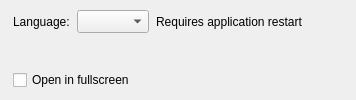
                <widget class="QWidget" name="generalGroup" native="true">
                 <property name="accessibleName">
                  <string notr="true">SGroup</string>
                 </property>
                 <layout class="QVBoxLayout" name="verticalLayout_12">
                  <property name="leftMargin">
                   <number>0</number>
                  </property>
                  <property name="topMargin">
                   <number>0</number>
                  </property>
                  <property name="rightMargin">
                   <number>0</number>
                  </property>
                  <property name="bottomMargin">
                   <number>0</number>
                  </property>
                  <item>
                   <layout class="QVBoxLayout" name="verticalLayout_20">
                    <property name="spacing">
                     <number>7</number>
                    </property>
                    <property name="leftMargin">
                     <number>13</number>
                    </property>
                    <property name="topMargin">
                     <number>10</number>
                    </property>
                    <property name="rightMargin">
                     <number>13</number>
                    </property>
                    <property name="bottomMargin">
                     <number>10</number>
                    </property>
                    <item>
                     <layout class="QHBoxLayout" name="horizontalLayout_18">
                      <property name="leftMargin">
                       <number>0</number>
                      </property>
                      <property name="topMargin">
                       <number>0</number>
                      </property>
                      <property name="rightMargin">
                       <number>0</number>
                      </property>
                      <item>
                       <widget class="QLabel" name="label_46">
                        <property name="text">
                         <string>Language:</string>
                        </property>
                       </widget>
                      </item>
                      <item>
                       <widget class="QComboBox" name="langComboBox">
                        <property name="sizePolicy">
                         <sizepolicy hsizetype="Minimum" vsizetype="Minimum">
                          <horstretch>0</horstretch>
                          <verstretch>0</verstretch>
                         </sizepolicy>
                        </property>
                       </widget>
                      </item>
                      <item>
                       <widget class="QLabel" name="label_48">
                        <property name="accessibleName">
                         <string notr="true">SNoteText</string>
                        </property>
                        <property name="text">
                         <string>Requires application restart</string>
                        </property>
                        <property name="alignment">
                         <set>Qt::AlignLeading|Qt::AlignLeft|Qt::AlignVCenter</set>
                        </property>
                       </widget>
                      </item>
                      <item>
                       <spacer name="horizontalSpacer_12">
                        <property name="orientation">
                         <enum>Qt::Horizontal</enum>
                        </property>
                        <property name="sizeHint" stdset="0">
                         <size>
                          <width>40</width>
                          <height>20</height>
                         </size>
                        </property>
                       </spacer>
                      </item>
                     </layout>
                    </item>
                    <item>
                     <widget class="QWidget" name="widget_20" native="true">
                      <property name="accessibleName">
                       <string notr="true">SLine</string>
                      </property>
                     </widget>
                    </item>
                    <item>
                     <widget class="QCheckBox" name="fullscreenCheckBox">
                      <property name="minimumSize">
                       <size>
                        <width>250</width>
                        <height>0</height>
                       </size>
                      </property>
                      <property name="text">
                       <string>Open in fullscreen</string>
                      </property>
                     </widget>
                    </item>
                   </layout>
                  </item>
                 </layout>
                </widget>
